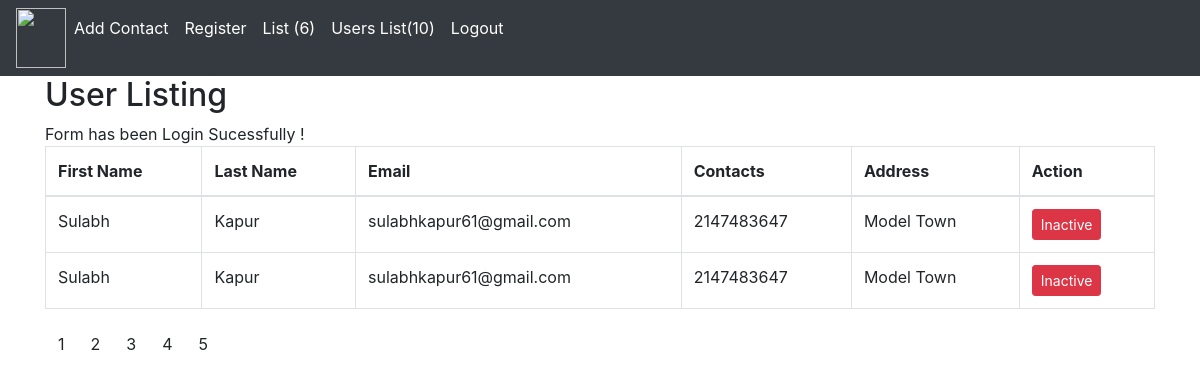
Page /list_register.php?page=5 (signed in) on the committed database.
### tables this page shows
CREATE TABLE `registartion_1` (
  `id` int(12) NOT NULL,
  `first_name` text DEFAULT NULL,
  `last_name` text DEFAULT NULL,
  `email` varchar(255) DEFAULT NULL,
  `password` varchar(255) DEFAULT NULL,
  `contact` int(255) DEFAULT NULL,
  `address` varchar(255) DEFAULT NULL,
  `created_date` datetime NOT NULL DEFAULT current_timestamp(),
  `updated_date` datetime NOT NULL DEFAULT current_timestamp(),
  `is_active` int(12) NOT NULL DEFAULT 1,
  `image` varchar(255) DEFAULT NULL
);

### function.php (called while the page is built, shortened)
<?php
function getTotaluser($connection){
  $query1 = "SELECT COUNT(id) as total_count FROM registartion_1";
  $res1 = mysqli_query($connection,$query1);
  $out = false;
  while($row1 = mysqli_fetch_assoc($res1)){
    $out = $row1['total_count'];
  }
  return $out;
}
?>

### list_register.php (the view, shortened to what this page needs)
<?php
include('./connection.php');
include('./function.php');
$total_rec = getTotaluser($connection);
$limit_user = 2;
$total_pages = ceil($total_rec/$limit_user);
$current_pages = 1;
if(isset($_GET['page']) && !empty($_GET['page'])){
  $current_pages= $_GET['page'];
}
$offset_1 = ($current_pages-1) * $limit_user;
$query_1 = 'SELECT * FROM registartion_1  Limit '.$limit_user.' OFFSET '.$offset_1;
$res = mysqli_query($connection,$query_1);
$output = [];
while($row_1 = mysqli_fetch_assoc($res)){
    $output[] = $row_1;
}
$success = false;
if(isset($_SESSION['success']) AND !empty($_SESSION['success'])){
  $success = $_SESSION['success'];
}
?>
<!DOCTYPE html>
<html lang="en">
<html lang="en">
<head>
  <link rel="stylesheet" href="https://stackpath.bootstrapcdn.com/bootstrap/4.5.0/css/bootstrap.min.css">
<link rel="stylesheet" href="https://maxcdn.bootstrapcdn.com/font-awesome/4.7.0/css/font-awesome.min.css">
</head>
<body>
<?php include ('./nav_bar.php'); ?>
<div class="container">
  <h2>User Listing</h2>
  <?php if(count($output) > 0) { ?>
    <?php echo  $success;?>
  <table class="table table-bordered">
    <thead>
      <tr>
        <th>First Name</th>
        <th>Last Name</th>
        <th>Email</th>
        <th>Contacts</th>
        <th>Address</th>
        <th>Action</th>
      </tr>
    </thead>
    <tbody>
    <?php foreach($output as $key => $value){?>
        <tr>
            <td><?php echo $value['first_name']; ?></td>
            <td><?php echo $value['last_name']; ?></td>
            <td><?php echo $value['email']; ?></td>
            <td><?php echo $value['contact']; ?></td>
            <td><?php echo $value['address']; ?></td>
            <td>
            <?php
              if($value['is_active']==0){
                echo '<a class="btn btn-sm btn-success" href ="./update_user_status.php?id='. $value['id'].'&is_active=1">Active</a>';
              } else{
                echo '<a class="btn btn-sm btn-danger" href ="./update_user_status.php?id='. $value['id'].'&is_active=0">Inactive</a>';
              }
              ?>
            </td>
        </tr>
    <?php } ?>
    </tbody>
  </table>
  <ul class="pagination">
    <?php for($i=1; $i<=$total_pages; $i++){?>
       <li><a type="button" class="btn btn-submit" href="http://localhost/Project1/list_register.php?page=<?php echo $i;?>"> <?php echo $i;?></a></li>
     <?php }?>
</ul>
  <?php }  else {?>
    <h3>Sorry,No Data is available!</h3>
<?php } ?>
</div>
</body>
</html>

### list_register.php (style rules this page uses)
.btn-sm { color:#fff !important; }

### rows in the picture
registartion_1: first_name "Sulabh", last_name "Kapur", email "sulabhkapur61@gmail.com", contact "2147483647", address "Model Town"
registartion_1: first_name "Sulabh", last_name "Kapur", email "sulabhkapur61@gmail.com", contact "2147483647", address "Model Town"

### other values in the picture
$count "6"
$count_1 "10"
$success "Form has been Login Sucessfully !"
